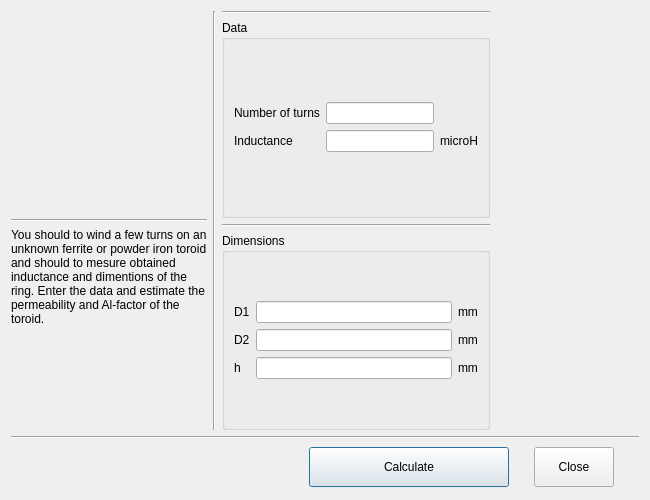
<?xml version="1.0" encoding="UTF-8"?>
<ui version="4.0">
 <class>Find_Permeability</class>
 <widget class="QDialog" name="Find_Permeability">
  <property name="windowModality">
   <enum>Qt::WindowModal</enum>
  </property>
  <property name="geometry">
   <rect>
    <x>0</x>
    <y>0</y>
    <width>650</width>
    <height>500</height>
   </rect>
  </property>
  <property name="minimumSize">
   <size>
    <width>650</width>
    <height>500</height>
   </size>
  </property>
  <property name="maximumSize">
   <size>
    <width>650</width>
    <height>500</height>
   </size>
  </property>
  <property name="windowTitle">
   <string>Find the unknown ferrite toroid permeability</string>
  </property>
  <property name="windowIcon">
   <iconset resource="res.qrc">
    <normaloff>:/menu_ico/res/ico1-ferrite2.png</normaloff>:/menu_ico/res/ico1-ferrite2.png</iconset>
  </property>
  <property name="locale">
   <locale language="English" country="UnitedStates"/>
  </property>
  <layout class="QVBoxLayout" name="verticalLayout">
   <item>
    <layout class="QHBoxLayout" name="horizontalLayout">
     <item>
      <layout class="QVBoxLayout" name="verticalLayout_5">
       <item>
        <widget class="QLabel" name="image">
         <property name="text">
          <string notr="true"/>
         </property>
         <property name="pixmap">
          <pixmap resource="res.qrc">:/images/res/Coil6.png</pixmap>
         </property>
        </widget>
       </item>
       <item>
        <widget class="Line" name="line_5">
         <property name="orientation">
          <enum>Qt::Horizontal</enum>
         </property>
        </widget>
       </item>
       <item>
        <widget class="QLabel" name="label_descript">
         <property name="text">
          <string>&lt;html&gt;&lt;head/&gt;&lt;body&gt;&lt;p&gt;You should to wind a few turns on an unknown ferrite or powder iron toroid and should to mesure obtained inductance and dimentions of the ring. Enter the data and estimate the permeability and Al-factor of the toroid.&lt;/p&gt;&lt;/body&gt;&lt;/html&gt;</string>
         </property>
         <property name="alignment">
          <set>Qt::AlignLeading|Qt::AlignLeft|Qt::AlignTop</set>
         </property>
         <property name="wordWrap">
          <bool>true</bool>
         </property>
        </widget>
       </item>
      </layout>
     </item>
     <item>
      <widget class="Line" name="line_2">
       <property name="orientation">
        <enum>Qt::Vertical</enum>
       </property>
      </widget>
     </item>
     <item>
      <layout class="QVBoxLayout" name="verticalLayout_2">
       <item>
        <widget class="Line" name="line_4">
         <property name="orientation">
          <enum>Qt::Horizontal</enum>
         </property>
        </widget>
       </item>
       <item>
        <widget class="QGroupBox" name="groupBox">
         <property name="title">
          <string>Data</string>
         </property>
         <layout class="QVBoxLayout" name="verticalLayout_3">
          <item>
           <layout class="QGridLayout" name="gridLayout">
            <item row="1" column="2">
             <widget class="QLabel" name="label_ind_m">
              <property name="text">
               <string notr="true">microH</string>
              </property>
             </widget>
            </item>
            <item row="1" column="0">
             <widget class="QLabel" name="label_ind">
              <property name="text">
               <string>Inductance</string>
              </property>
             </widget>
            </item>
            <item row="0" column="0">
             <widget class="QLabel" name="label_N">
              <property name="text">
               <string>Number of turns</string>
              </property>
             </widget>
            </item>
            <item row="0" column="1">
             <widget class="QLineEdit" name="lineEdit_N"/>
            </item>
            <item row="1" column="1">
             <widget class="QLineEdit" name="lineEdit_ind"/>
            </item>
           </layout>
          </item>
         </layout>
        </widget>
       </item>
       <item>
        <widget class="Line" name="line_3">
         <property name="orientation">
          <enum>Qt::Horizontal</enum>
         </property>
        </widget>
       </item>
       <item>
        <widget class="QGroupBox" name="groupBox_2">
         <property name="title">
          <string>Dimensions</string>
         </property>
         <layout class="QVBoxLayout" name="verticalLayout_4">
          <item>
           <layout class="QGridLayout" name="gridLayout_2">
            <item row="0" column="1">
             <widget class="QLineEdit" name="lineEdit_1"/>
            </item>
            <item row="1" column="2">
             <widget class="QLabel" name="label_02">
              <property name="text">
               <string notr="true">mm</string>
              </property>
             </widget>
            </item>
            <item row="1" column="0">
             <widget class="QLabel" name="label_2">
              <property name="text">
               <string notr="true">D2</string>
              </property>
             </widget>
            </item>
            <item row="0" column="0">
             <widget class="QLabel" name="label_1">
              <property name="text">
               <string notr="true">D1</string>
              </property>
             </widget>
            </item>
            <item row="1" column="1">
             <widget class="QLineEdit" name="lineEdit_2"/>
            </item>
            <item row="0" column="2">
             <widget class="QLabel" name="label_01">
              <property name="text">
               <string notr="true">mm</string>
              </property>
             </widget>
            </item>
            <item row="2" column="0">
             <widget class="QLabel" name="label_3">
              <property name="text">
               <string notr="true">h</string>
              </property>
             </widget>
            </item>
            <item row="2" column="2">
             <widget class="QLabel" name="label_03">
              <property name="text">
               <string notr="true">mm</string>
              </property>
             </widget>
            </item>
            <item row="2" column="1">
             <widget class="QLineEdit" name="lineEdit_3"/>
            </item>
           </layout>
          </item>
         </layout>
        </widget>
       </item>
      </layout>
     </item>
     <item>
      <spacer name="horizontalSpacer">
       <property name="orientation">
        <enum>Qt::Horizontal</enum>
       </property>
       <property name="sizeHint" stdset="0">
        <size>
         <width>40</width>
         <height>20</height>
        </size>
       </property>
      </spacer>
     </item>
    </layout>
   </item>
   <item>
    <widget class="Line" name="line">
     <property name="orientation">
      <enum>Qt::Horizontal</enum>
     </property>
    </widget>
   </item>
   <item>
    <layout class="QHBoxLayout" name="horizontalLayout_2">
     <property name="spacing">
      <number>25</number>
     </property>
     <property name="leftMargin">
      <number>2</number>
     </property>
     <property name="topMargin">
      <number>2</number>
     </property>
     <property name="rightMargin">
      <number>25</number>
     </property>
     <property name="bottomMargin">
      <number>2</number>
     </property>
     <item>
      <spacer name="horizontalSpacer_2">
       <property name="orientation">
        <enum>Qt::Horizontal</enum>
       </property>
       <property name="sizeHint" stdset="0">
        <size>
         <width>40</width>
         <height>20</height>
        </size>
       </property>
      </spacer>
     </item>
     <item>
      <widget class="QPushButton" name="pushButton">
       <property name="minimumSize">
        <size>
         <width>200</width>
         <height>40</height>
        </size>
       </property>
       <property name="text">
        <string>Calculate</string>
       </property>
       <property name="icon">
        <iconset resource="res.qrc">
         <normaloff>:/menu_ico/res/icons8-enter-key-64.png</normaloff>:/menu_ico/res/icons8-enter-key-64.png</iconset>
       </property>
       <property name="shortcut">
        <string notr="true">Return</string>
       </property>
      </widget>
     </item>
     <item>
      <widget class="QPushButton" name="pushButton_2">
       <property name="minimumSize">
        <size>
         <width>0</width>
         <height>40</height>
        </size>
       </property>
       <property name="text">
        <string>Close</string>
       </property>
       <property name="icon">
        <iconset resource="res.qrc">
         <normaloff>:/menu_ico/res/icons8-unavailable-32.png</normaloff>:/menu_ico/res/icons8-unavailable-32.png</iconset>
       </property>
       <property name="shortcut">
        <string notr="true">Esc</string>
       </property>
      </widget>
     </item>
    </layout>
   </item>
  </layout>
 </widget>
 <resources>
  <include location="res.qrc"/>
 </resources>
 <connections/>
</ui>
